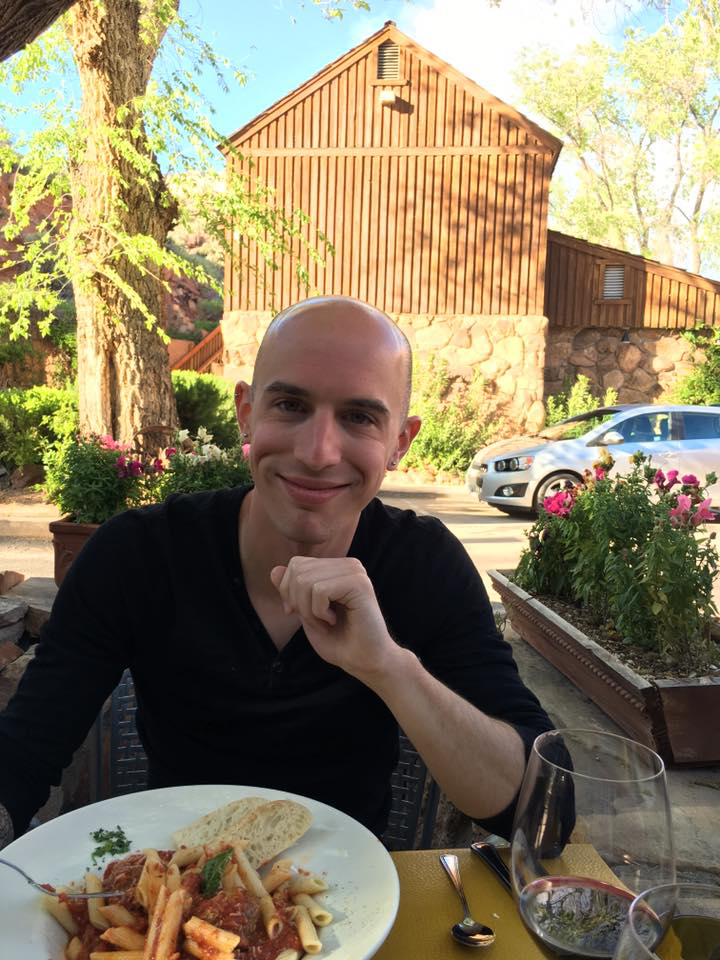
#> input picture haar-face-detection/images/adrian_01.png, 720 x 960 px, given in place of the camera
$ python video_face_detector.py
#> lines starting #> are read from the running program, lines starting #| are printed output that depends on the picture; after the words box and inside, x2 and y2 are one past the last pixel; in counts of white or black regions, pixels touching at a corner belong together
# -----------------------------
#   USAGE
# -----------------------------
# python video_face_detector.py

# -----------------------------
#   IMPORTS
# -----------------------------
# Import the necessary packages
from imutils.video import VideoStream
import argparse
import imutils
import time
import cv2

# Construct the argument parser and parse the arguments
ap = argparse.ArgumentParser()
ap.add_argument("-c", "--cascade", type=str, default="haarcascade_frontalface_default.xml",
                help="Path to haar cascade face detector .xml file")
args = vars(ap.parse_args())

# Load the Haar Cascade Face Detector from disk
print("[INFO] Loading face detector...")
detector = cv2.CascadeClassifier(args["cascade"])

# Initialize the video stream and allow the camera sensor to warm up
print("[INFO] Starting video stream...")
vs = VideoStream(src=0).start()
time.sleep(2.0)

# Loop over the frames from the video stream
while True:
    # Grab the image from the video stream, resize it and then convert it to grayscale
    frame = vs.read()
#> frame is the input picture: shape (960, 720, 3); mean B, G, R 98, 125.5, 137.7
    frame = imutils.resize(frame, width=500)
#> frame: shape (666, 500, 3)
    gray = cv2.cvtColor(frame, cv2.COLOR_BGR2GRAY)
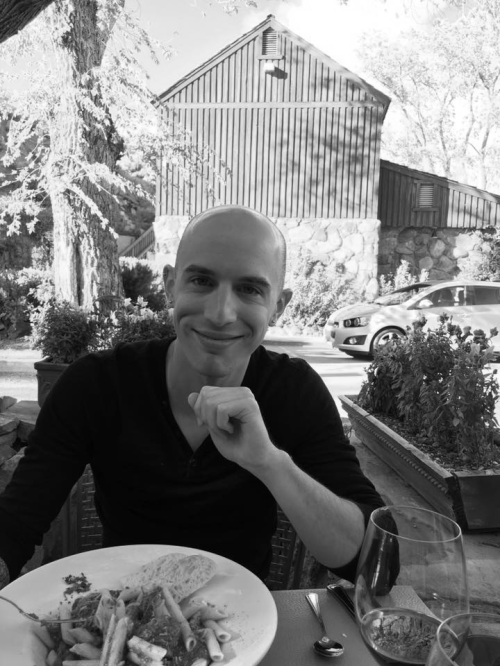
#> gray: shape (666, 500); min 1, max 255, mean 126
    # Perform face detection
    print("[INFO] Performing face detection...")
    rects = detector.detectMultiScale(gray, scaleFactor=1.05, minNeighbors=5, minSize=(30, 30),
                                      flags=cv2.CASCADE_SCALE_IMAGE)
#> rects = [[162, 238, 129, 129]]
    print("[INFO] {} faces detected!".format(len(rects)))
#| [INFO] 1 faces detected!
    # Loop over the bounding boxes
    for (x, y, w, h) in rects:
        # Draw the face bounding box on the image
        cv2.rectangle(frame, (x, y), (x + w, y + h), (0, 255, 0), 2)
#> this loop made 1 pass
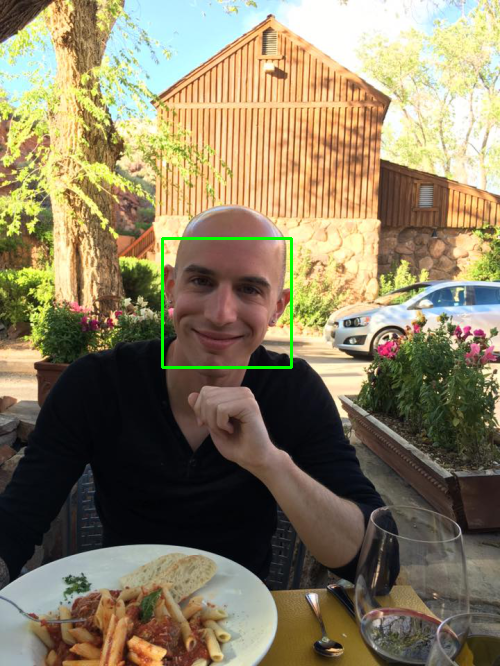
#> frame: shape (666, 500, 3); mean B, G, R 97.6, 126.1, 137
    # Show the output image frame
    cv2.imshow("Frame", frame)
    key = cv2.waitKey(1) & 0xFF
#> (key q is pressed here)
    # If the 'Q' key was pressed, break from the loop
    if key == ord("q"):
        break

# Do a bit of cleanup
cv2.destroyAllWindows()
vs.stop()

$ run again, on haar-face-detection/images/adrian_02.png
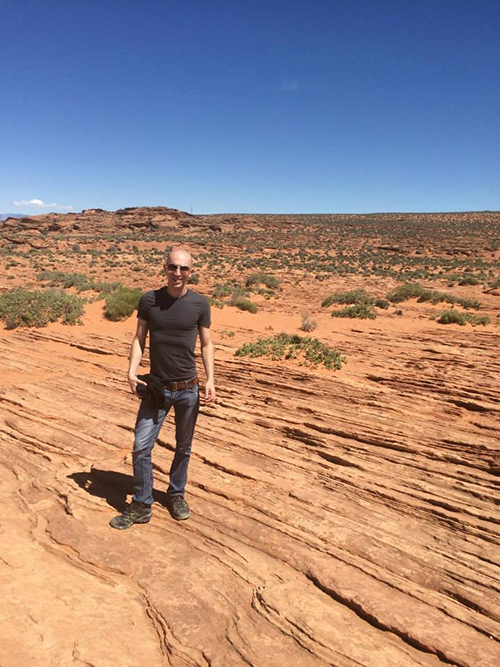
#> input picture haar-face-detection/images/adrian_02.png, 500 x 667 px, given in place of the camera
#> frame is the input picture: shape (667, 500, 3); mean B, G, R 128.5, 135.5, 159.5
#> `gray = cv2.cvtColor(frame, cv2.COLOR_BGR2GRAY)`:
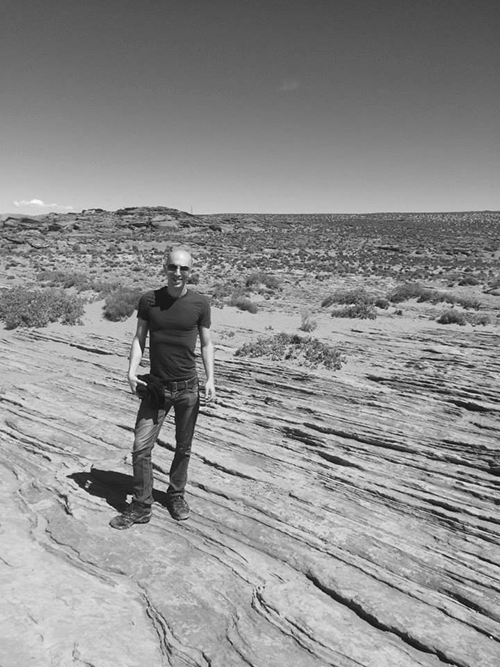
#> gray: shape (667, 500); min 8, max 254, mean 141.9
#> rects = [[162, 256, 34, 34], [207, 581, 33, 33]]
#| [INFO] 2 faces detected!
#> the loop `for (x, y, w, h) in rects:` made 2 passes
#> after the loop `for (x, y, w, h) in rects:`:
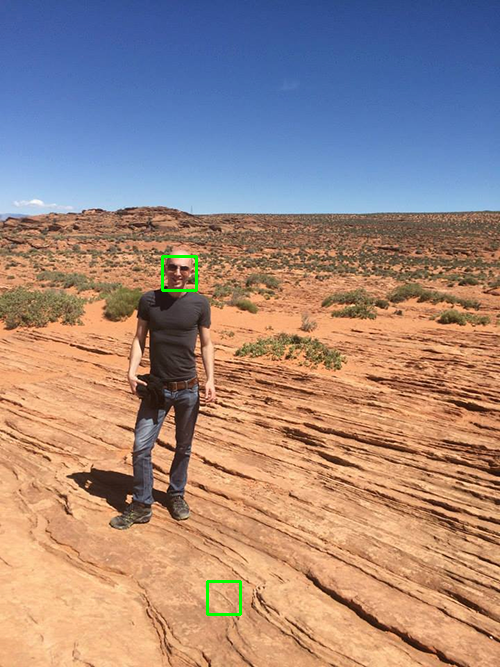
#> frame: shape (667, 500, 3); 0.24% of pixels changed, all inside (x1, y1, x2, y2) = (161, 255, 242, 616)

$ run again, on haar-face-detection/images/messi.png
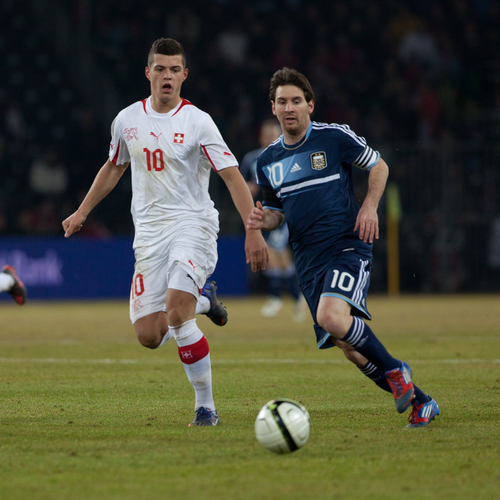
#> input picture haar-face-detection/images/messi.png, 500 x 500 px, given in place of the camera
#> frame is the input picture: shape (500, 500, 3); mean B, G, R 58.7, 75.7, 74.3
#> `gray = cv2.cvtColor(frame, cv2.COLOR_BGR2GRAY)`:
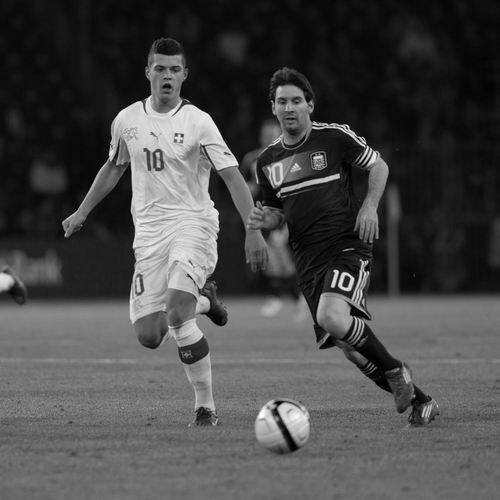
#> gray: shape (500, 500); min 0, max 255, mean 73.3
#> rects = [[144, 50, 48, 48], [266, 82, 48, 48]]
#| [INFO] 2 faces detected!
#> the loop `for (x, y, w, h) in rects:` made 2 passes
#> after the loop `for (x, y, w, h) in rects:`:
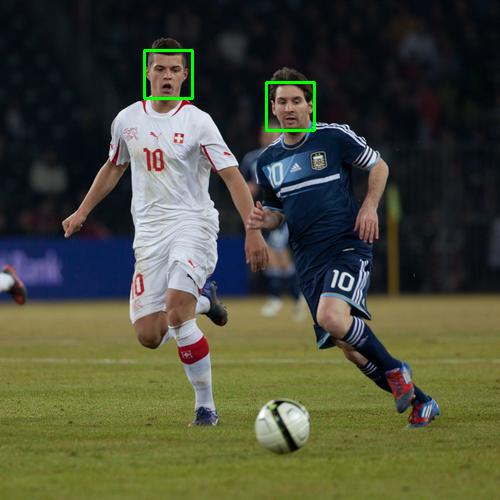
#> frame: shape (500, 500, 3); 0.46% of pixels changed, all inside (x1, y1, x2, y2) = (143, 49, 316, 132)
